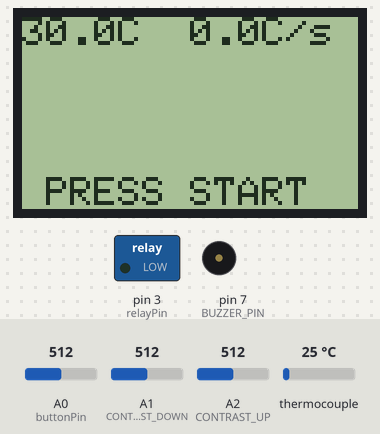
A sketch run on a simulated Arduino Uno, built with avr-gcc and run on an emulated ATmega328P. On the bench: 84×48 one-colour display, switched loads named in the sketch (green lamp = pin HIGH), buzzer (waves = sounding, pin HIGH). Inputs (shaded band) come from the test bench; at power-on: A0 (buttonPin) = 512, thermocouple 25 °C, A1 (CONTRAST_DOWN) = 512, A2 (CONTRAST_UP) = 512. The display library's start-up logo is not drawn; what the sketch prints to the serial monitor is not drawn.

Above: at 2.2 s.
2.3 s: A0 (buttonPin) set to 481
At 3.6 s:
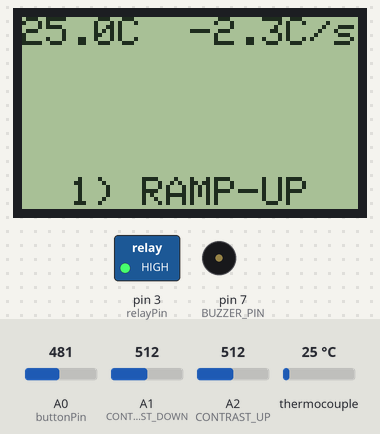
4.8 s: thermocouple set to 6 °C
At 6.57 s:
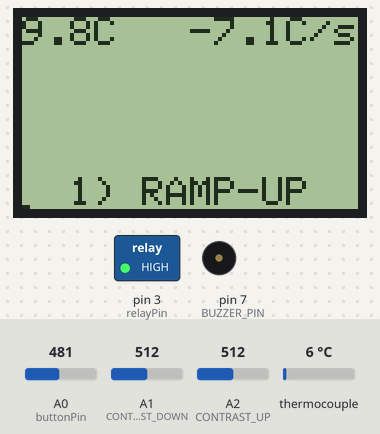
7.8 s: thermocouple set to 23 °C
At 8.07 s:
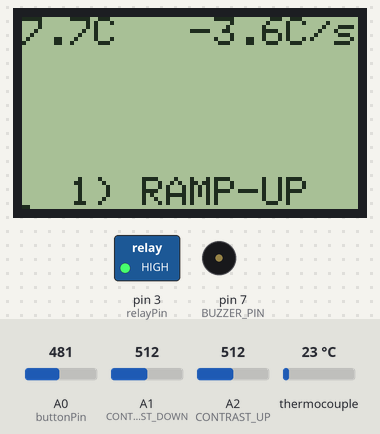
9.4 s: thermocouple set to 75 °C
At 9.58 s:
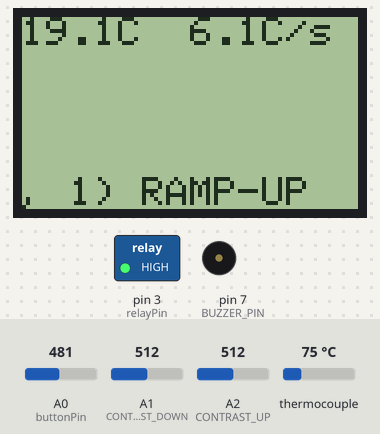
Timing chart, 0 to 11.9 s (numbered marks = the images above; inputs shaded):
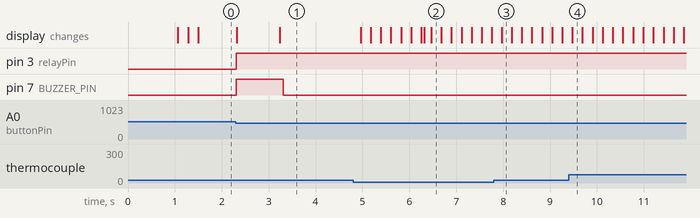

The sketch:

REFLOW_TOASTER.ino
```cpp
#include <SPI.h>
#include "MAX6675.h"
#include "FILTER.h"
#include <Adafruit_GFX.h>
#include "Adafruit_PCD8544.h"


#define relayPin      3
#define thermoCS      2
#define buttonPin     A0
#define BUZZER_PIN    7
#define NOKIA_DC      6
#define NOKIA_CS      4
#define NOKIA_RST     5
#define TEMP_AVG      2000
#define RATE_AVG      2000
#define CONTRAST_UP   A2
#define CONTRAST_DOWN A1


MAX6675 thermocouple(SCK, thermoCS, MISO);
FILTER1 FILTER1;
FILTER2 FILTER2;
Adafruit_PCD8544 display = Adafruit_PCD8544(SCK, MOSI, NOKIA_DC, NOKIA_CS, NOKIA_RST);
//Adafruit_PCD8544 display = Adafruit_PCD8544(NOKIA_DC, NOKIA_CS, NOKIA_RST);           //HARDWARE SPI
// Note with hardware SPI MISO and SS pins aren't used but will still be read
// and written to during SPI transfer.  Be careful sharing these pins!


float temperatureC = 20;
unsigned long previousMillis = 0;
int samplesThisSec = 0;    // Used for calculating averaging duration
int samplesPerSec = 0;     // Used for displaying samplesPerSec updated every once second
int thermoInterval = 211;//210;
unsigned long thermoMillis = 0;
float goalTemp = 0;
bool bakeStarted = false;
unsigned long startTime = 0;
unsigned long bakeMillis = 0;
unsigned long getGoalMillis = 0;
int stage = 0;
bool firstStageOne = true;
unsigned long prevMillis = 0;
float prevTemp = 0;
float tempRate = 0;
unsigned long stage1Ms = 0;
unsigned long stage2Ms = 0;
unsigned long stage3Ms = 0;
unsigned long stage4Ms = 0;
float adjustTempTo = 0;
int contrastSet = 55;
int xAxisSeconds = 336;//425;     //0 to 425 seconds
int yAxisTemperature = 288;//240; //0 to 240 degreesC
bool displayInfo = false;
bool needBuzz1 = true;
bool needBuzz2 = true;
unsigned long buzzMillis = 0;
int buzzDuration = 1000;


void setup() {
  Serial.begin(115200);
  pinMode(BUZZER_PIN, OUTPUT);
  pinMode(relayPin, OUTPUT);
  digitalWrite(relayPin, LOW);
  pinMode(buttonPin, INPUT_PULLUP);
  pinMode(CONTRAST_UP, INPUT_PULLUP);
  pinMode(CONTRAST_DOWN, INPUT_PULLUP);
  display.begin();
  display.setContrast(contrastSet); //Default 100 in display.begin();

  display.display(); // show splashscreen
  delay(1000);
  display.clearDisplay();   // clears the screen and buffer
}

void loop() {

  if(analogRead(CONTRAST_UP)<500){
    contrastSet++;
    display.setContrast(contrastSet);
  }
  if(analogRead(CONTRAST_DOWN)<500){
    contrastSet--;
    display.setContrast(contrastSet);
  }

  //Serial.println(analogRead(buttonPin));
  if(analogRead(buttonPin)<500 && !bakeStarted){
    startTime = millis();
    bakeStarted = true;
    stage = 1;
    Serial.println("---STARTING BAKE CYCLE!---");
  }


  if(bakeStarted){
    bakeMillis = millis()-startTime;

    if(stage == 1){
      //PREHEAT:  temperatureC += 3 per 1000 ms;
      if(needBuzz1){
        buzzMillis = millis();
        needBuzz1 = false;
      }
      if(millis()-buzzMillis<=buzzDuration){
        digitalWrite(BUZZER_PIN, HIGH);
      }
      else{
        digitalWrite(BUZZER_PIN, LOW);
      }
      stage1Ms = bakeMillis;
      goalTemp = 150;
      adjustTempTo = 141;//100;
      if(temperatureC>=goalTemp || (stage1Ms>30000&&tempRate<0)){
        stage = 2;
      }
    }


    else if(stage == 2){
      //SOAK:
      stage2Ms = bakeMillis - stage1Ms;
      goalTemp = 150;
      adjustTempTo = 150;
      if(stage2Ms >= 100000){
        stage = 3;
      }
    }


    else if(stage == 3){
      //REFLOW:
      stage3Ms = bakeMillis - stage2Ms - stage1Ms;
      goalTemp = 215;//210;
      adjustTempTo = 215;//195;
      if(temperatureC>=goalTemp || (stage3Ms>30000&&tempRate<0)){
        stage = 4;
      }
    }


    else if(stage == 4){
      //COOLING:
      if(needBuzz2){
        buzzMillis = millis();
        needBuzz2 = false;
      }
      if(millis()-buzzMillis<=buzzDuration){
        digitalWrite(BUZZER_PIN, HIGH);
      }
      else{
        digitalWrite(BUZZER_PIN, LOW);
      }
      stage4Ms = bakeMillis - stage3Ms - stage2Ms - stage1Ms;
      goalTemp = 0;
      adjustTempTo = 0;
    }
  }

  if(millis()-thermoMillis>=thermoInterval){
    thermoMillis = millis();

    samplesThisSec++; //increment each time the loop cycles
    if(millis() - previousMillis >= 1000){ // Update value of samplesPerSec once every second:
      previousMillis=millis();
      samplesPerSec = samplesThisSec;
      samplesThisSec=0;
      //Serial.println(samplesPerSec);  //print debug info
    }

    //SPI.begin();
    temperatureC = FILTER1.RUNNING_AVERAGE(
      thermocouple.readCelsius(),
      samplesPerSec,
      TEMP_AVG
    );
    if(millis()<3000){temperatureC=30;} //otherwise temperatureC == nan for some reason;
    //temperatureC = thermocouple.readCelsius();


    //tempRate = getTempRate(temperatureC, prevTemp, millis(), prevMillis);
    tempRate = FILTER2.RUNNING_AVERAGE(
      getTempRate(temperatureC, prevTemp, millis(), prevMillis),
      samplesPerSec,
      RATE_AVG
    );
    prevTemp = temperatureC;
    prevMillis = millis();

    Serial.print(temperatureC);
    Serial.print(" ");
    Serial.println(goalTemp);
  }


  if(temperatureC < adjustTempTo){
    digitalWrite(relayPin, HIGH);
  }
  else if(temperatureC > adjustTempTo){
    if(analogRead(buttonPin)<500){
      digitalWrite(relayPin, HIGH);   //override heating element;
      Serial.println("---OVERRIDING HEATING ELEMENT---");
    }
    else{
      digitalWrite(relayPin, LOW);
    }
  }


  //SPI.begin();
  display.clearDisplay();

  //TEMPERATURE:
  display.setTextSize(1);
  display.setTextColor(BLACK);


  if(displayInfo){
    display.setCursor(0,0);
    display.print(" STAGE: ");
    display.print(stage);
    display.print("  ");
    display.print(contrastSet);

    display.setCursor(0,8);
    if(stage != 4){
      display.print("  TIME: ");
      if(stage==0){display.print("0");}
      else if(stage==1){display.print(stage1Ms/1000);}
      else if(stage==2){display.print(stage2Ms/1000);}
      else if(stage==3){display.print(stage3Ms/1000);}
      //else if(stage==4){display.print(stage4Ms/1000);}
      display.print("s");
    }
    else if(stage==4){
      display.print("OPEN DOOR!");
    }

    display.setCursor(0,16);
    display.print("SET TO: ");
    display.print(adjustTempTo,1);
    display.print("C");

    display.setCursor(0,24);
    display.print("  GOAL: ");
    display.print(goalTemp,1);
    display.print("C");

    display.setCursor(0,32);
    display.print("ACTUAL: ");
    display.print(temperatureC,1);
    display.print("C");

    display.setCursor(0,40);
    display.print("  RATE: ");
    display.print(tempRate,1);
    display.print("C/s");
  }
  else{
    displayChart(xAxisSeconds, yAxisTemperature, bakeMillis/1000, temperatureC, stage);
  }
  display.display();

}


int chart[85] = {};
void displayChart(int chartWidth, int chartHeight, int bakeSeconds, float temperature, int _stage){

  //425*240x;
  int displayHeight = 48;
  int displayWidth = 84;
  float hDivider = (float)(chartWidth/displayWidth);
  float vDivider = (float)(chartHeight/displayHeight);

  if(bakeSeconds>chartWidth){
    bakeSeconds=chartWidth;
  }

  chart[(int)(bakeSeconds/hDivider)] = displayHeight-(int)(temperature/vDivider);

  display.setCursor(0,0);
  display.print(temperatureC,1);
  display.print("C");

  display.setCursor(42,0);
  display.print(tempRate,1);
  display.print("C/s");

  for(int i=0; i<(int)(bakeSeconds/hDivider); i++){
    //display.drawPixel(i,chart[i],BLACK);
    display.drawLine(i,chart[i], i+1,chart[i+1], BLACK);
  }

  if(_stage==0){
    display.setCursor(0,40);
    display.print(" PRESS START");
  }
  else if(_stage==1){
    display.setCursor(0,40);
    display.print("  1) RAMP-UP");
  }
  else if(_stage==2){
    display.setCursor(0,40);
    display.print("  2) SOAK");
  }
  else if(_stage==3){
    display.setCursor(0,40);
    display.print("  3) REFLOW");
  }
  else if(_stage==4){
    display.setCursor(0,40);
    display.print("  4)OPEN DOOR!");
  }

}


float getTempRate(float currentTemp, float previousTemp, unsigned long currentMs, unsigned long previousMs){
  return (currentTemp-previousTemp)*1000/(float)(currentMs-previousMs);
}
```

FILTER.h
```cpp
/**************************************************************************/
/*
    @file     RUNNING_AVERAGE.h
    @author   Braedin Butler

    v^SPEED Vario for Paragliding:

    MS5611-01BA03_datasheet:
      http://www.te.com/commerce/DocumentDelivery/DDEController?Action=srchrtrv&DocNm=MS5611-01BA03&DocType=Data+Sheet&DocLang=English


    @section LICENSE
*/
/**************************************************************************/
#ifndef FILTER_H
#define FILTER_H

#include <Arduino.h>


class FILTER1{//PRESSURE:
 private:
  int samplesToAverage;
  static const int maxDataMemory = 20;   // make this number as small as possible without clipping the quantity of samples to be averaged
  bool f1 = true;
  float previousData = 0;

 public:
  //int AVERAGING_DURATION = 1000;     // Greater duration (max 1000 ms) means more samples averaged (see maxDataMemory set in FILTER.h)
  float DATA[maxDataMemory] = {};
  bool dbg = false;
	float RUNNING_AVERAGE(float newData, int samplesPerSec, float averagingDuration);
};


class FILTER2{//ALTITUDE:
 private:
  int samplesToAverage;
  static const int maxDataMemory = 20;   // make this number as small as possible without clipping the quantity of samples to be averaged
  bool f1 = true;
  float previousData = 0;

 public:
  //int AVERAGING_DURATION = 1000;     // Greater duration (max 1000 ms) means more samples averaged (see maxDataMemory set in FILTER.h)
  float DATA[maxDataMemory] = {};
  bool dbg = false;
  float RUNNING_AVERAGE(float newData, int samplesPerSec, float averagingDuration);
};


class FILTER3 {//VELOCITY:
private:
	int samplesToAverage;
	static const int maxDataMemory = 200;   // make this number as small as possible without clipping the quantity of samples to be averaged
	bool f1 = true;
	float previousData = 0;

public:
	//int AVERAGING_DURATION = 1000;     // Greater duration (max 1000 ms) means more samples averaged (see maxDataMemory set in FILTER.h)
	float DATA[maxDataMemory] = {};
	bool dbg = false;
	float RUNNING_AVERAGE(float newData, int samplesPerSec, float averagingDuration);
};


class FILTER4 {//TEMPERATURE:
private:
  int samplesToAverage;
  static const int maxDataMemory = 200;   // make this number as small as possible without clipping the quantity of samples to be averaged
  bool f1 = true;
  float previousData = 0;

public:
  //int AVERAGING_DURATION = 1000;     // Greater duration (max 1000 ms) means more samples averaged (see maxDataMemory set in FILTER.h)
  float DATA[maxDataMemory] = {};
  bool dbg = false;
  float RUNNING_AVERAGE(float newData, int samplesPerSec, float averagingDuration);
};

#endif
```

Source omitted: FILTER.cpp (10641 bytes)

Measured:
- the behaviour switches between 500 and 499 on A0 (buttonPin) (found by bisection; images 0 and 1)
- after the input at 2.3 s, pin 3 (relayPin): LOW → HIGH at once; pin 7 (BUZZER_PIN): LOW → HIGH at once, → LOW 1.0 s later; the display: first changes at once (image 1 shows a later state)
